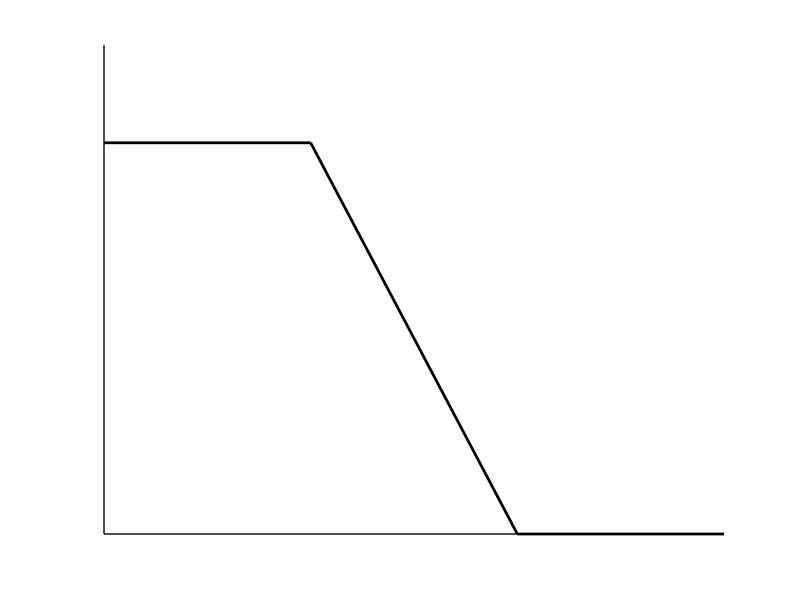
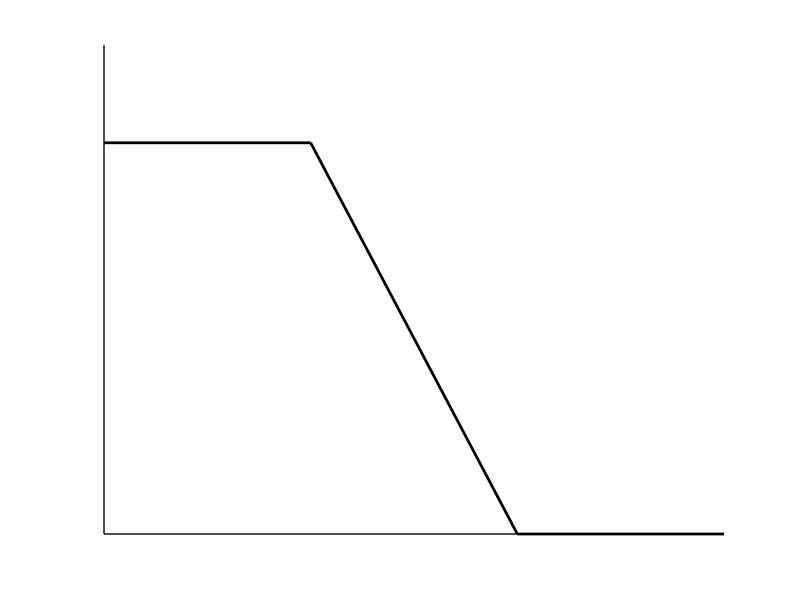

Source code (MATLAB) for these figures, in order:
#bodeMagnitude

clf
hold on

%bode sections
plot([0,2],[40,40],"linewidth",2,"color","black")

plot([2,4],[40,0],"linewidth",2,"color","black")
plot([4,6],[0,0],"linewidth",2,"color","black")

%axis
plot([0,6],[0,0],"linewidth",1,"color","black")
plot([0,0],[0,50],"linewidth",1,"color","black")


grid off
axis off

print -demf highFreqResponseMosfetAmplifierBbodePlot.emf
print -deps highFreqResponseMosfetAmplifierBbodePlot.eps
